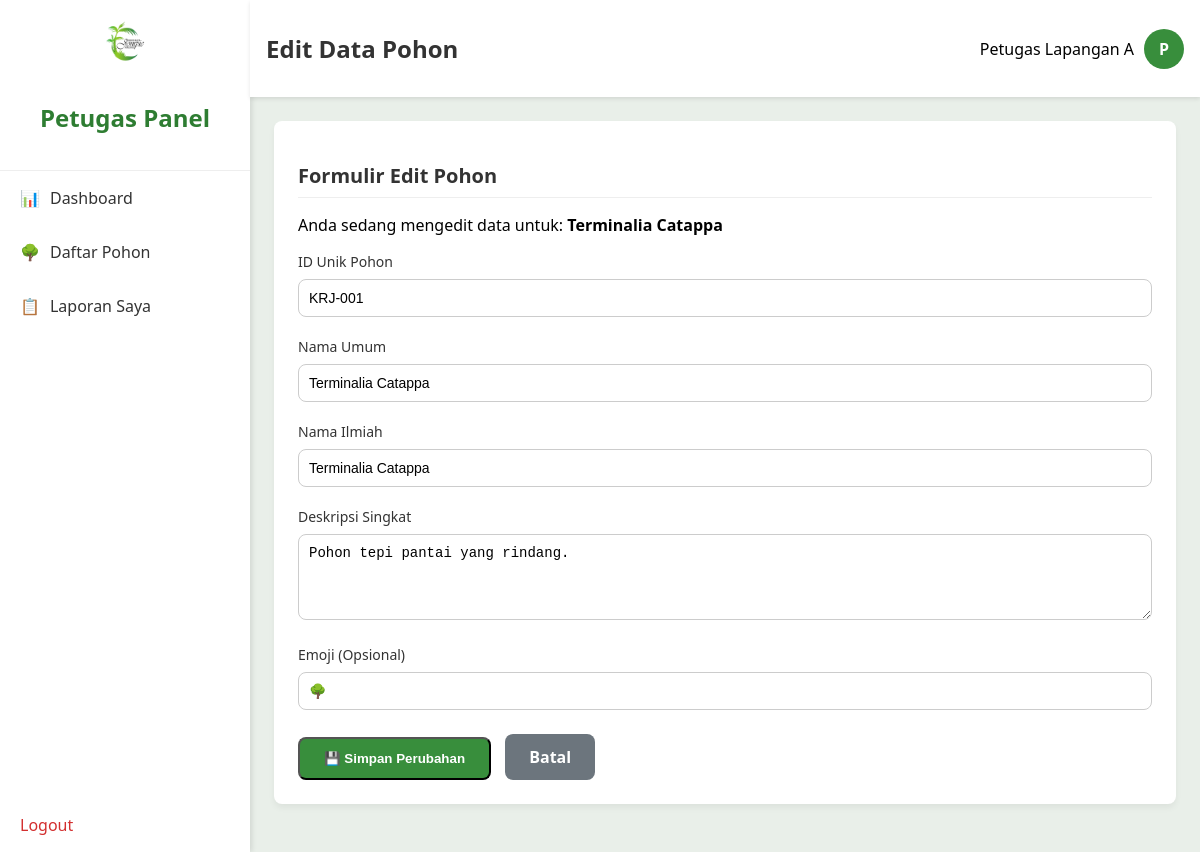
Screenshot of /admin/edit_tree.php?id=1 (signed in) with the database file from the repository.
### tables this page shows
CREATE TABLE `trees` (
  `id` int(11) NOT NULL,
  `id_pohon_unik` varchar(20) NOT NULL,
  `nama_umum` varchar(100) NOT NULL,
  `nama_ilmiah` varchar(100) DEFAULT NULL,
  `deskripsi` text DEFAULT NULL,
  `emoji` varchar(10) DEFAULT '🌳'
);

### admin/edit_tree.php (the view, shortened to what this page needs)
<?php
require_once('../includes/header.php');
require_once('../config/database.php');
$tree_id = isset($_GET['id']) ? intval($_GET['id']) : 0;
$sql = "SELECT * FROM trees WHERE id = ?";
$stmt = mysqli_prepare($koneksi, $sql);
mysqli_stmt_bind_param($stmt, "i", $tree_id);
mysqli_stmt_execute($stmt);
$result = mysqli_stmt_get_result($stmt);
$pohon = mysqli_fetch_assoc($result);
?>
<div class="card">
    <h2 class="card-title">Formulir Edit Pohon</h2>
    <p class="mb-4 text-gray-600">Anda sedang mengedit data untuk: <strong><?php echo htmlspecialchars($pohon['nama_umum']); ?></strong></p>
    <form action="process_edit_tree.php" method="POST">
        <div class="form-group">
            <label for="id_pohon_unik">ID Unik Pohon</label>
            <input type="text" id="id_pohon_unik" name="id_pohon_unik" class="form-input" value="<?php echo htmlspecialchars($pohon['id_pohon_unik']); ?>" required>
        </div>
        <div class="form-group">
            <label for="nama_umum">Nama Umum</label>
            <input type="text" id="nama_umum" name="nama_umum" class="form-input" value="<?php echo htmlspecialchars($pohon['nama_umum']); ?>" required>
        </div>
        <div class="form-group">
            <label for="nama_ilmiah">Nama Ilmiah</label>
            <input type="text" id="nama_ilmiah" name="nama_ilmiah" class="form-input" value="<?php echo htmlspecialchars($pohon['nama_ilmiah']); ?>">
        </div>
        <div class="form-group">
            <label for="deskripsi">Deskripsi Singkat</label>
            <textarea id="deskripsi" name="deskripsi" rows="4" class="form-input"><?php echo htmlspecialchars($pohon['deskripsi']); ?></textarea>
        </div>
        <div class="form-group">
            <label for="emoji">Emoji (Opsional)</label>
            <input type="text" id="emoji" name="emoji" class="form-input" value="<?php echo htmlspecialchars($pohon['emoji']); ?>">
        </div>
        <div class="mt-6">
            <button type="submit" class="btn-primary-action" style="background-color: #388E3C;">💾 Simpan Perubahan</button>
            <a href="manage_trees.php" class="btn-secondary-action">Batal</a>
        </div>
    </form>
</div>
<?php
require_once('../includes/footer.php');
?>

### assets/css/style.css (style rules this page uses)
body { font-family: 'Segoe UI', Tahoma, Geneva, Verdana, sans-serif; background-color: #E9EFE9; margin: 0; }
.form-group { margin-bottom: 20px; text-align: left; }
.form-group label { display: block; margin-bottom: 8px; font-size: 14px; font-weight: 500; color: #333; }
.form-group input { width: 100%; padding: 10px; border: 1px solid #ccc; border-radius: 8px; font-size: 14px; box-sizing: border-box; }
.card { background-color: white; padding: 1.5rem; border-radius: 8px; box-shadow: 0 4px 6px rgba(0,0,0,0.05); margin-bottom: 1.5rem; }
.card-title { font-size: 1.25rem; font-weight: 700; color: #333; margin-bottom: 1rem; border-bottom: 1px solid #eee; padding-bottom: 0.5rem; }
.btn-primary-action { display: inline-block; background-color: #ff9800; color: white; padding: 12px 24px; border-radius: 8px; text-decoration: none; font-weight: 600; transition: background-color 0.3s ease; }
.form-input { width: 100%; padding: 10px; border: 1px solid #ccc; border-radius: 8px; font-size: 14px; box-sizing: border-box; }
.mb-4 { margin-bottom: 1rem; }
.mt-6 { margin-top: 1.5rem; }
.btn-secondary-action { display: inline-block; background-color: #6c757d; color: white; padding: 12px 24px; border-radius: 8px; text-decoration: none; font-weight: 600; transition: background-color 0.3s ease; margin-left: 10px; }

### rows the page displays
trees: nama_umum "Terminalia Catappa", id_pohon_unik "KRJ-001", nama_ilmiah "Terminalia Catappa", deskripsi "Pohon tepi pantai yang rindang.", emoji "🌳"

### other values shown
$user_role "Petugas"
$page_title "Edit Data Pohon"
$user_name "Petugas Lapangan A"
$user_avatar "P"
